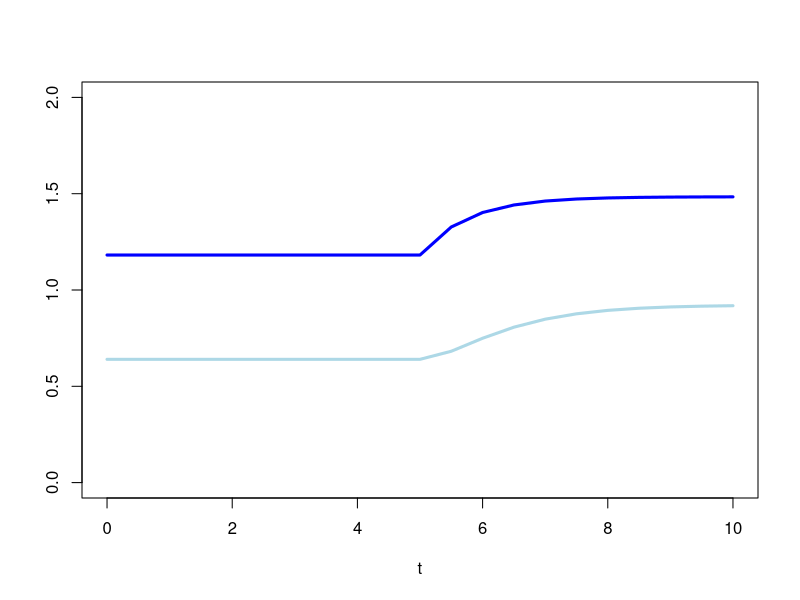
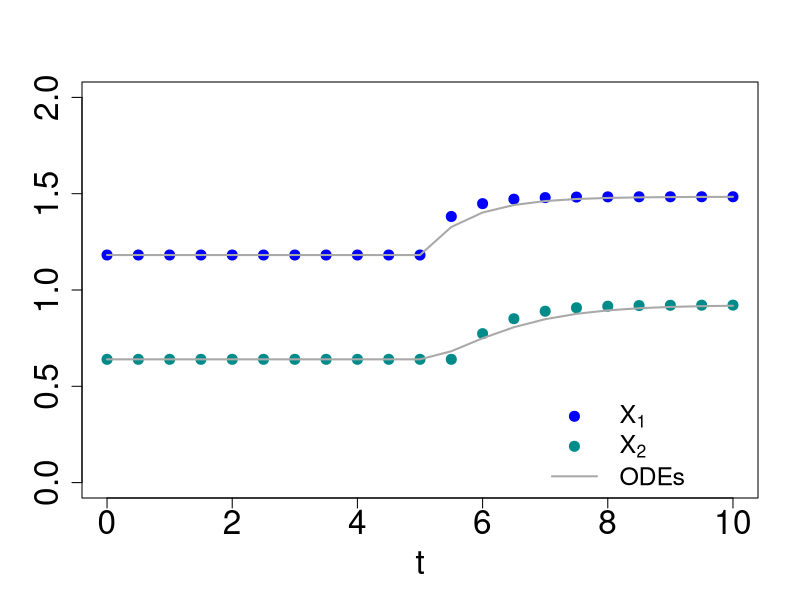
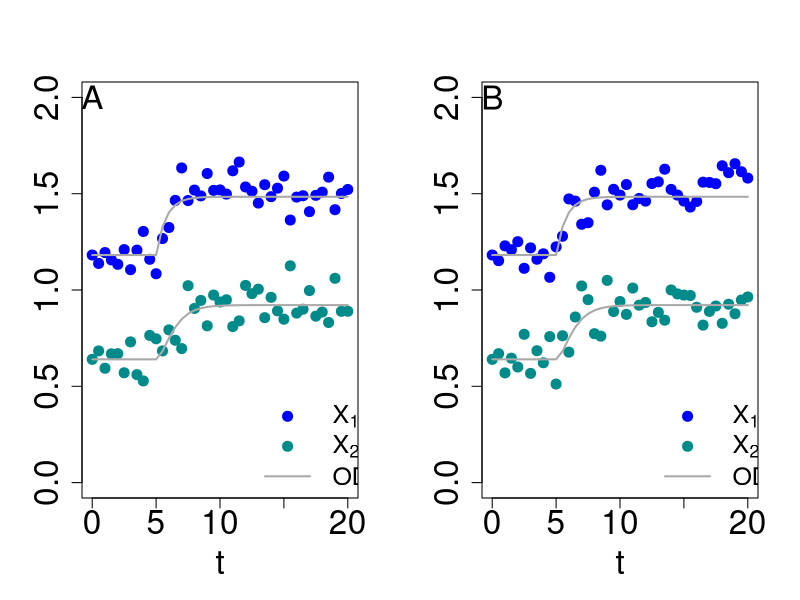

Write the R code that produced these figures, in order.



rm(list = ls())



######################################################################################################################################
##### system of dif. eq.

if(!require('deSolve',character.only = TRUE)) {install.packages('deSolve');library(deSolve)}

t = seq(0,10,.5)

InitState=c(
		x1 = 1.181653,
		x2 = 0.64
		)

Pars = c(		
	gamma.0_1 = 2, x0 = 1, f.0_1.0 = 1,			
	r = 1.75, f.1_2.1 = .8,
	gamma.2_ = 2.5, f.2_.2 = .5				
      )

x0 = function(t)
	{
	# Create a function to alter independent variables #
	if (t<5) {return(1)}
	if (t>=5) {return(1.2)}	
	}
x0(t=3)
x0(t=5)
x0(t=7)

Equations <- function(t, x, pars) 
        { 
        ### returns rate of change
        # t = model's time structure
        # initState = model initial state
        # pars = model parameters 

        with(as.list(c(x, pars)), 
            {
		
		X0 = x0(t)

		flux.0_1 = gamma.0_1 * X0^f.0_1.0
		flux.1_2 = r * x1^f.1_2.1
		flux.2_ = gamma.2_ * x2^f.2_.2		

		dx1 = flux.0_1 - flux.1_2
		dx2 = flux.1_2 - flux.2_

            return(list(c(dx1,dx2),count=c(flux.0_1, flux.1_2, flux.2_),signal = X0))
            })
        }


##### system of dif. eq.
######################################################################################################################################

# perturb = data.frame(var = 'x1', time = 6, value = 2, method = "replace") #  method ("replace", "add", "multiply")

out1 = ode(
		times = t,
		y = InitState,
		parms = Pars,
		func = Equations) # events = list(data = perturb) 

#windows()
plot(out1[,1],out1[,2],type='l',col='blue',lwd=3,ylim=c(0,2),xlab='t',ylab='')
points(out1[,1],out1[,3],type='l',col='lightblue',lwd=3)
legend(15,.3,legend=c('x1','x2'),lty=c(1,1),lwd=c(3,3),col=c('blue','lightblue'),bty="n")





######################################################################################################################################
##### discrete 

d_output1 = c(t=min(t),InitState)
for ( i in seq(min(t)+(t[2]-t[1]),max(t),t[2]-t[1]) )
	{
	if ( is.null(dim(d_output1))==TRUE )
		{
		x1 = d_output1[2]
		x2 = d_output1[3]
		} else 
		{
		x1 = d_output1[dim(d_output1)[1],2]
		x2 = d_output1[dim(d_output1)[1],3]
		}

	Xs = with(as.list(c(c(x1,x2), Pars)), 
            {
		
		if (i>5) {x0 = 1.2}

		x1_temp = ( gamma.0_1 * x0^f.0_1.0 - r * x1^f.1_2.1 ) * (t[2]-t[1]) + x1
		x2_temp = ( r * x1^f.1_2.1 - gamma.2_ * x2^f.2_.2 ) * (t[2]-t[1]) + x2

            return(list(c(x1_temp,x2_temp)))
            })

	d_output1 = rbind(d_output1,c(t=i,x1=Xs[[1]][1],x2=Xs[[1]][2]))
	}

# setwd('C:\\Users\\doliv\\OneDrive\\2_2019_America\\2021\\20211105_Eberhard_discrete_BST\\pictures')
# tiff("Fig_saturated.tiff", height = 15, width = 15, units = 'cm',compression = "lzw", res = 300)
plot(d_output1[,1],d_output1[,2],pch=20,col='blue',cex = 2,xlab='t',ylab=colnames(out1)[i+1],ylim=c(0,2),cex.lab=2,cex.axis=2)
lines(out1[,1],out1[,2],col = "darkgrey",lwd=2)
points(d_output1[,1],d_output1[,3],pch=20,cex = 2,col='darkcyan',xlab='t',ylab=colnames(out1)[i+1])
lines(out1[,1],out1[,3],col = "darkgrey",lwd=2)
legend(7,.5,legend=c(expression('X'[1]),expression('X'[2]),'ODEs'),pch=c(20,20,NA),pt.cex = c(2,2,NA),lty=c(NA,NA,1),lwd=c(NA,NA,2),col=c('blue','darkcyan','darkgrey'),cex=1.5,bty="n")
# dev.off()

##### discrete 
######################################################################################################################################





######################################################################################################################################
##### discrete with noise

t = seq(0,20,.5)

out1 = ode(
		times = t,
		y = InitState,
		parms = Pars,
		func = Equations) # events = list(data = perturb) 

d_output2 = c(t=min(t),InitState)
for ( i in seq(min(t)+(t[2]-t[1]),max(t),t[2]-t[1]) )
	{
	if ( is.null(dim(d_output2))==TRUE )
		{
		x1 = d_output2[2]
		x2 = d_output2[3]
		} else 
		{
		x1 = d_output2[dim(d_output2)[1],2]
		x2 = d_output2[dim(d_output2)[1],3]
		}

	Xs = with(as.list(c(c(x1,x2), Pars)), 
            {
		
		if (i>5) {x0 = 1.2}

		r_rand = rnorm(1,mean = r,sd = .1)

		x1_temp = ( gamma.0_1 * x0^f.0_1.0 - r_rand * x1^f.1_2.1 ) * (t[2]-t[1]) + x1
		x2_temp = ( r_rand * x1^f.1_2.1 - gamma.2_ * x2^f.2_.2 ) * (t[2]-t[1]) + x2

            return(list(c(x1_temp,x2_temp)))
            })

	d_output2 = rbind(d_output2,c(t=i,x1=Xs[[1]][1],x2=Xs[[1]][2]))
	}



d_output3 = c(t=min(t),InitState)
for ( i in seq(min(t)+(t[2]-t[1]),max(t),t[2]-t[1]) )
	{
	if ( is.null(dim(d_output3))==TRUE )
		{
		x1 = d_output3[2]
		x2 = d_output3[3]
		} else 
		{
		x1 = d_output3[dim(d_output3)[1],2]
		x2 = d_output3[dim(d_output3)[1],3]
		}

	Xs = with(as.list(c(c(x1,x2), Pars)), 
            {
		
		if (i>5) {x0 = 1.2}

		r_rand = rnorm(1,mean = r,sd = .1)

		x1_temp = ( gamma.0_1 * x0^f.0_1.0 - r_rand * x1^f.1_2.1 ) * (t[2]-t[1]) + x1
		x2_temp = ( r_rand * x1^f.1_2.1 - gamma.2_ * x2^f.2_.2 ) * (t[2]-t[1]) + x2

            return(list(c(x1_temp,x2_temp)))
            })

	d_output3 = rbind(d_output3,c(t=i,x1=Xs[[1]][1],x2=Xs[[1]][2]))
	}

# setwd('C:\\Users\\doliv\\OneDrive\\2_2019_America\\2021\\20211105_Eberhard_discrete_BST\\pictures')
# tiff("Fig_saturated_rand.tiff", height = 15, width = 30, units = 'cm',compression = "lzw", res = 300)
par(mfrow=c(1,2))
plot(d_output2[,1],d_output2[,2],pch=20,col='blue',cex = 2,xlab='t',ylab=colnames(out1)[i+1],ylim=c(0,2),cex.lab=2,cex.axis=2)
lines(out1[,1],out1[,2],col = "darkgrey",lwd=2)
points(d_output2[,1],d_output2[,3],pch=20,cex = 2,col='darkcyan',xlab='t',ylab=colnames(out1)[i+1])
lines(out1[,1],out1[,3],col = "darkgrey",lwd=2)
legend(13,.5,legend=c(expression('X'[1]),expression('X'[2]),'ODEs'),pch=c(20,20,NA),pt.cex = c(2,2,NA),lty=c(NA,NA,1),lwd=c(NA,NA,2),col=c('blue','darkcyan','darkgrey'),cex=1.5,bty="n")
text(0,2,labels = "A",cex=2)

plot(d_output3[,1],d_output3[,2],pch=20,col='blue',cex = 2,xlab='t',ylab=colnames(out1)[i+1],ylim=c(0,2),cex.lab=2,cex.axis=2)
lines(out1[,1],out1[,2],col = "darkgrey",lwd=2)
points(d_output3[,1],d_output3[,3],pch=20,cex = 2,col='darkcyan',xlab='t',ylab=colnames(out1)[i+1])
lines(out1[,1],out1[,3],col = "darkgrey",lwd=2)
legend(13,.5,legend=c(expression('X'[1]),expression('X'[2]),'ODEs'),pch=c(20,20,NA),pt.cex = c(2,2,NA),lty=c(NA,NA,1),lwd=c(NA,NA,2),col=c('blue','darkcyan','darkgrey'),cex=1.5,bty="n")
text(0,2,labels = "B",cex=2)
# dev.off()

##### discrete with noise
######################################################################################################################################
